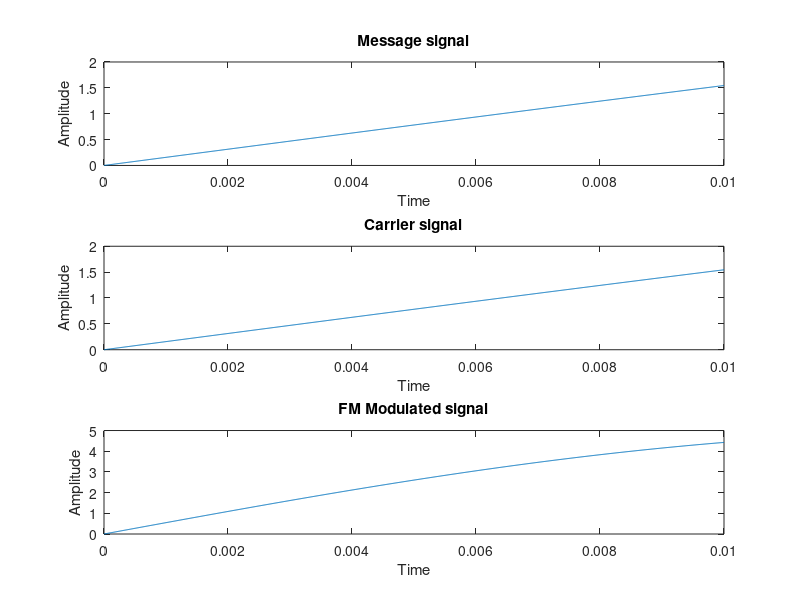

Write MATLAB code to recreate this figure.
clc;
close all;
Am=input('Enter message signal amplitude: ');
Ac=input('Enter carrier signal amplitude: ');
fm=input('Enter message signal frequency: ');
fc=input('Enter carrier signal frequency: ');
t=0:0.00001:0.01;
mi=0.5;
Sm=Am*sin(2*pi*fm*t);
Sc=Ac*sin(2*pi*fc*t);
subplot(3,1,1);
plot(t,Sm);
title('Message signal');
ylabel('Amplitude');
xlabel('Time');
subplot(3,1,2);
plot(t,Sc);
title('Carrier signal');
ylabel('Amplitude');
xlabel('Time');
Sfm=Ac*sin(2*pi*fc*t+(mi*Sm));
subplot(3,1,3);
plot(t,Sfm);
title('FM Modulated signal');
ylabel('Amplitude');
xlabel('Time');
